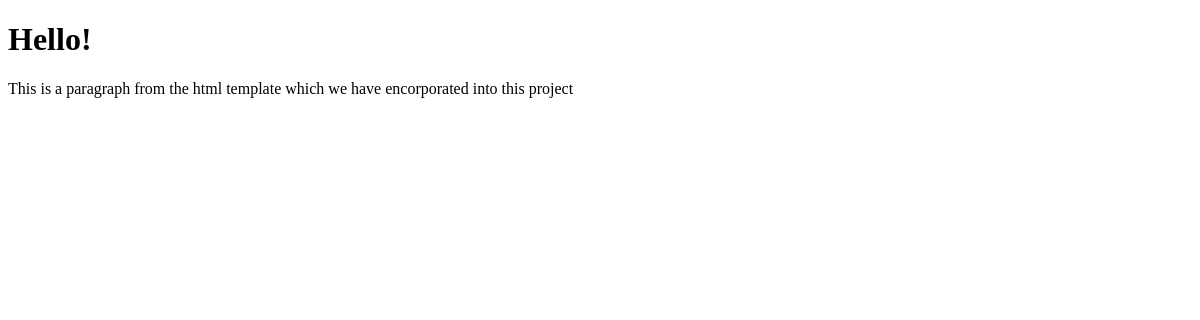
The app's page /, older data.
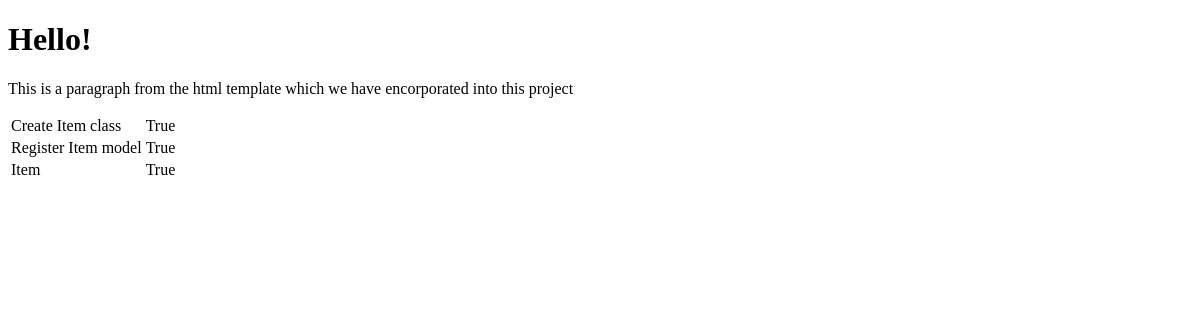
The same page, newer data.
### recipe/models.py (models this page shows, shortened)
class item(models.Model):
    name = models.CharField(max_length=50, null=False, blank=False)
    done = models.BooleanField(null=False, blank=False, default=False)

### recipe/views.py (the view)
# urls.py: path('', show_recipe_list, name="recipe_list")   # This is our home page that will display automatically.
def show_recipe_list(request):
    items = item.objects.all()
    context = {
        'items': items
    }
    return render(request, 'recipe/recipe_list.html', context)

### recipe/templates/recipe/recipe_list.html (shortened to what this page needs)
<!DOCTYPE html>
<html lang="en">
<head>
</head>
<body>
    <h1>Hello!</h1>
    <p>This is a paragraph from the html template which we have encorporated into this project</p>
    <table>
        {% for item in items %}
            <tr>
                <td>{{ item.name }}</td>
                <td>{{ item.done }}</td>
            </tr>
        {% endfor %}
    </table>
</body>
</html>

Row changes from the older to the newer data that the page shows:
added item: name "Create Item class", done "True"
added item: name "Register Item model", done "True"
added item: name "Item", done "True"
